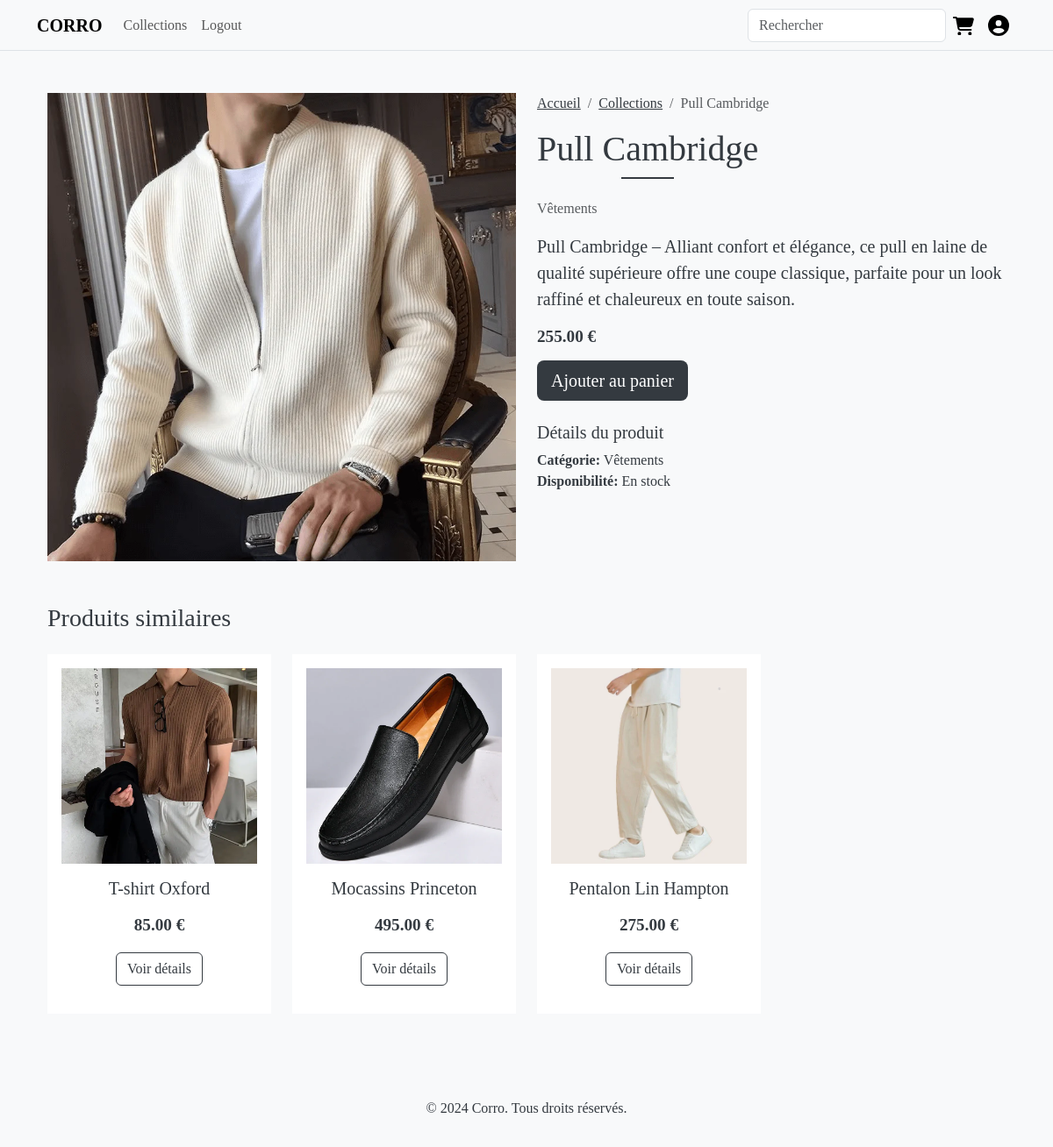
The app's page /product/pull-cambridge/ with its own data.
### products/models.py (models this page shows, shortened)
class Product(models.Model):
    category = models.ForeignKey(Category, on_delete=models.CASCADE)
    name = models.CharField(max_length=200)
    slug = models.SlugField(unique=True)
    description = models.TextField()
    price = models.DecimalField(max_digits=10, decimal_places=2)
    image = models.ImageField(upload_to='products/')
    stock = models.IntegerField()
    available = models.BooleanField(default=True)
    created = models.DateTimeField(auto_now_add=True)
    updated = models.DateTimeField(auto_now=True)
    def get_absolute_url(self):
        return reverse('product_detail', args=[self.slug])

class Category(models.Model):
    name = models.CharField(max_length=100)
    slug = models.SlugField(unique=True)
    class Meta:
        verbose_name_plural = 'categories'

### products/views.py (the view)
# urls.py: path('product/<slug:slug>/', views.product_detail, name='product_detail'),
def product_detail(request, slug):
    product = get_object_or_404(Product, slug=slug, available=True)
    related_products = Product.objects.filter(category=product.category).exclude(id=product.id)[:4]
    return render(request, 'products/product_detail.html', {
        'product': product,
        'related_products': related_products
    })

### templates/products/product_detail.html (shortened to what this page needs)
{% extends 'base.html' %}
{% block content %}
<div class="container mt-5">
    <div class="row">
        <div class="col-md-6">
            <img src="{{ product.image.url }}" class="img-fluid" alt="{{ product.name }}">
        </div>
        <div class="col-md-6">
            <nav aria-label="breadcrumb">
                <ol class="breadcrumb">
                    <li class="breadcrumb-item"><a href="{% url 'home' %}">Accueil</a></li>
                    <li class="breadcrumb-item"><a href="{% url 'product_list' %}">Collections</a></li>
                    <li class="breadcrumb-item active">{{ product.name }}</li>
                </ol>
            </nav>
            <h2>{{ product.name }}</h2>
            <p class="text-muted">{{ product.category.name }}</p>
            <p class="lead">{{ product.description }}</p>
            <h4 class="price">{{ product.price }} €</h4>
            <form action="{% url 'mycart:cart_add' product.id %}" method="post" class="mb-4">
                <button type="submit" class="btn btn-dark btn-lg">Ajouter au panier</button>
            </form>
            <div class="product-details mt-4">
                <h5>Détails du produit</h5>
                <ul class="list-unstyled">
                    <li><strong>Catégorie:</strong> {{ product.category.name }}</li>
                    <li><strong>Disponibilité:</strong> {% if product.stock > 0 %}En stock{% else %}Rupture de stock{% endif %}</li>
                </ul>
            </div>
        </div>
    </div>
    {% if related_products %}
    <section class="related-products mt-5">
        <h3 class="mb-4">Produits similaires</h3>
        <div class="row">
            {% for related in related_products %}
            <div class="col-md-3">
                <div class="product-card">
                    <img src="{{ related.image.url }}" class="img-fluid" alt="{{ related.name }}">
                    <div class="product-info">
                        <h5>{{ related.name }}</h5>
                        <p class="price">{{ related.price }} €</p>
                        <a href="{{ related.get_absolute_url }}" class="btn btn-outline-dark">Voir détails</a>
                    </div>
                </div>
            </div>
            {% endfor %}
        </div>
    </section>
    {% endif %}
</div>
{% endblock %}

### staticfiles/css/style.css (style rules this page uses)
.product-card { transition: transform 0.3s ease; }
body { font-family: 'Times New Roman', Times, serif; background-color: #f8f9fa; color: #343a40; }
.breadcrumb-item a { color: #343a40 !important; }
.btn-dark { background-color: #343a40; border: none; }
.btn-outline-dark { border-color: #343a40; color: #343a40; }
.product-card { margin-bottom: 30px; background: white; border: none; transition: transform 0.3s ease; }
.product-info { padding: 1.5rem; text-align: center; }
.product-info h5 { font-family: 'Playfair Display', serif; margin-bottom: 0.5rem; }
.price { color: #666; font-size: 1.1rem; margin-bottom: 1rem; }
h2 { font-family: 'Playfair Display', serif; font-size: 2.5rem; margin-bottom: 2rem; position: relative; display: inline-block; }
h2:after { content: ''; position: absolute; bottom: -10px; left: 50%; transform: translateX(-50%); width: 60px; height: 2px; background: #343a40; }
.product-card { background: white; padding: 1rem; margin-bottom: 2rem; transition: transform 0.3s ease, box-shadow 0.3s ease; }
.product-info { padding: 1rem; text-align: center; }
.price { color: #343a40; font-size: 1.2rem; font-weight: bold; margin: 1rem 0; }

### records on screen
Product: image (picture), name "Pull Cambridge", category.name "Vêtements", description "Pull Cambridge – Alliant confort et élégance, ce pull en laine de qualité supérieure offre une coupe classique, parfaite pour un look raffiné et chaleureux en toute saison.", price "255.00"
Product: image (picture), name "T-shirt Oxford", price "85.00"
Product: image (picture), name "Mocassins Princeton", price "495.00"
Product: image (picture), name "Pentalon Lin Hampton", price "275.00"
